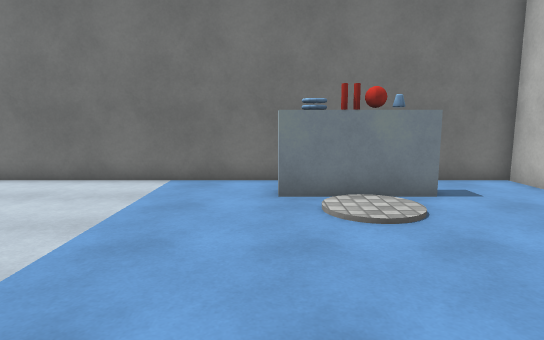
view 1 (above)

16 first-person views from a walk through a 3-D level made in the Unity game engine. The camera is 1.5 m above the floor, tilts 8° down and sees 75° across. The floor is counted in squares, 0.85 m on a side. Each view is taken from the middle of a square. On the plan, view 1 faces up. The plan holds only what a view shows up to about 17 squares ahead; the rest is blank. The player character is not drawn. Surface patterns are stand-ins for the level's own textures.

view 2
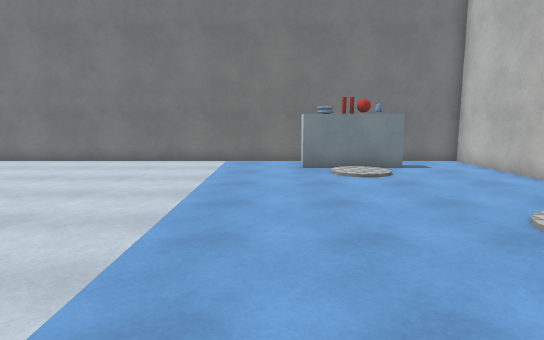

view 3
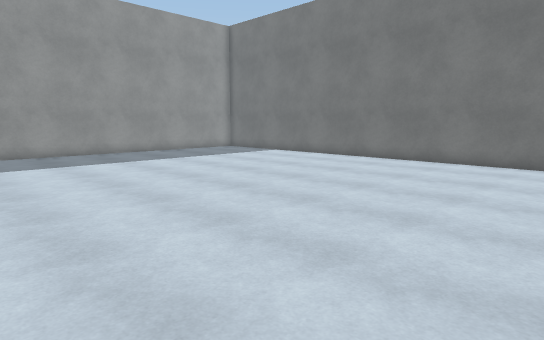

view 4
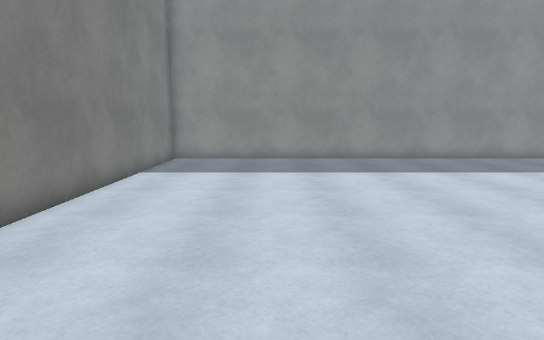

view 5
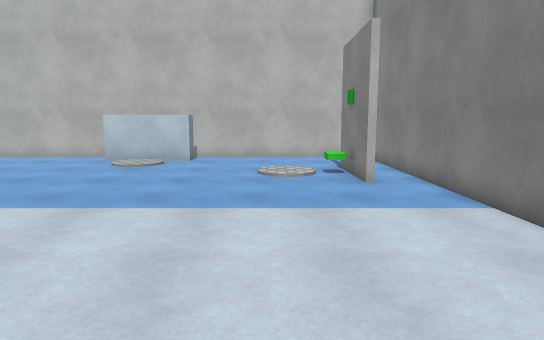

view 6
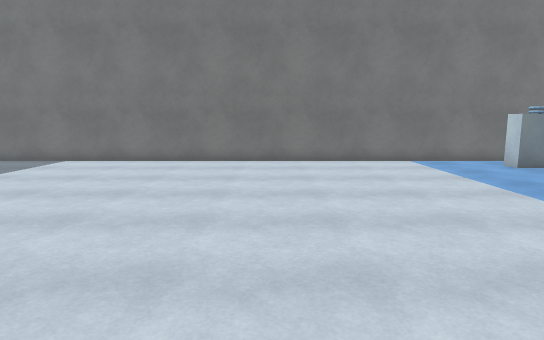

view 7
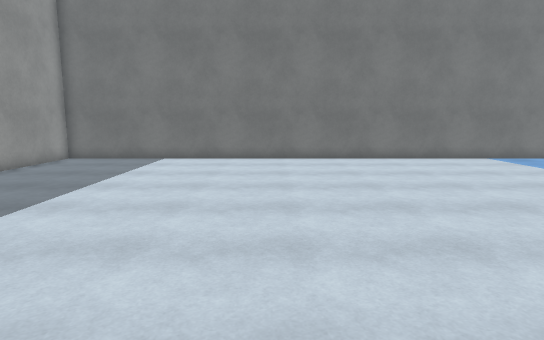

view 8
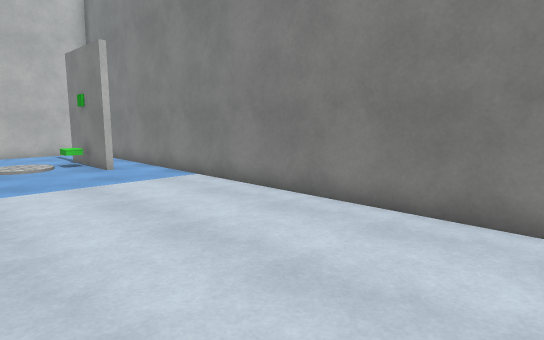

view 9
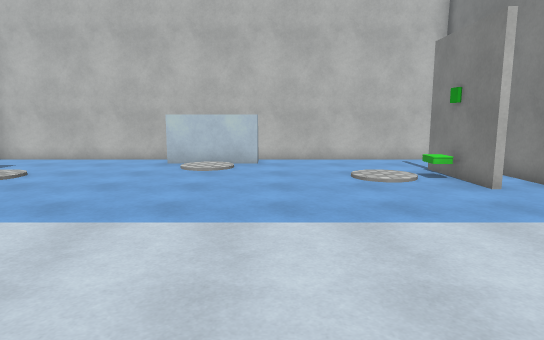

view 10
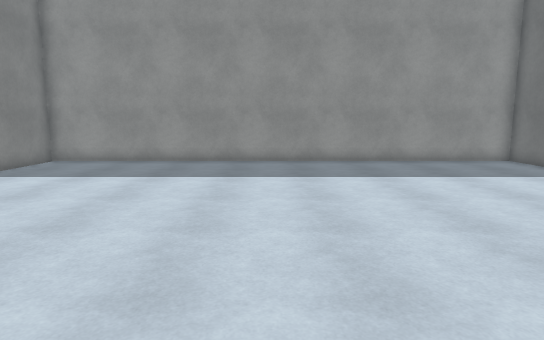

view 11
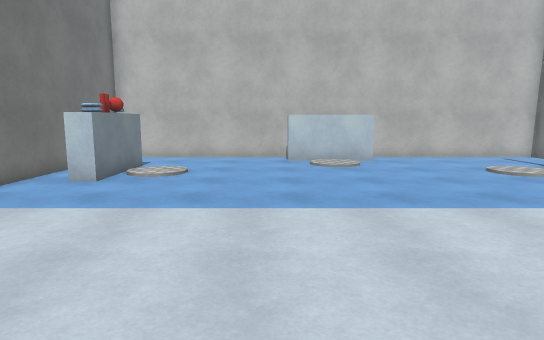

view 12
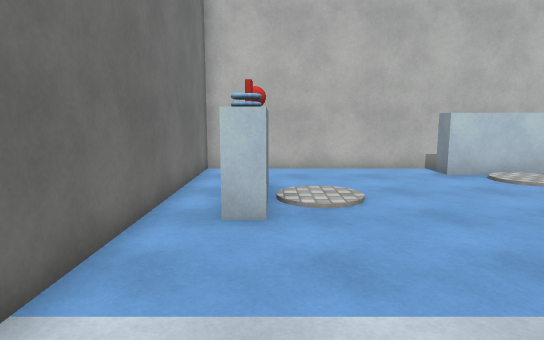

view 13
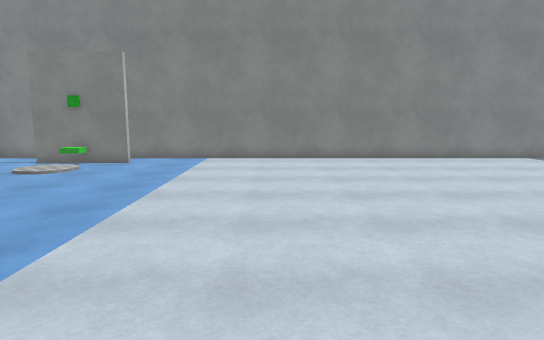

view 14
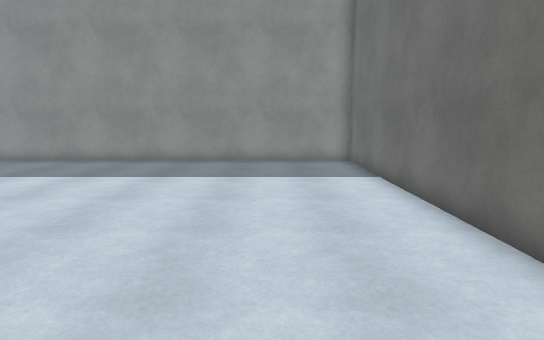

view 15
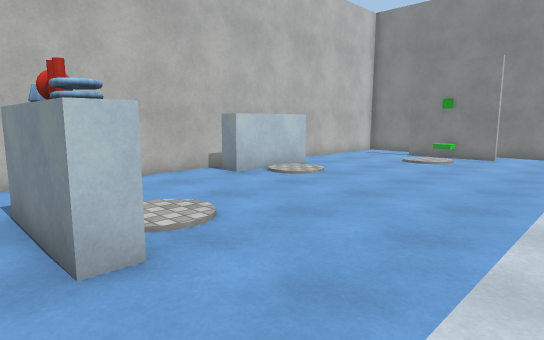

view 16
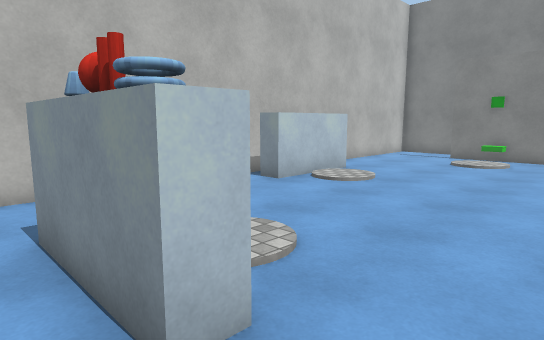

### Floor plan
Points are (right, up) in squares from view 1. A wall is a line through its corners. A room is listed if a view was taken in it or the views show most of it. See-through windows are left out.
Room 1 (views 1, 2, 3, 4, 5, 6, 7, 8, 9, 10, 11, 12, 13, 14, 15, 16)
walls: (0.1, 8.4) (0.1, 8.9) (3.9, 8.9); (-0.1, -7.7) (3.9, -7.7); (3.9, 8.1) (2.4, 8.1); (6.2, -1.4) (5.4, -1.4) (5.4, 2.3) (6.2, 2.3); (7.1, 1.5) (7.1, 10.4) (-22.4, 10.4) (-22.4, -9.6) (7.1, -9.6) (7.1, -1.1)
objects: other object (1, 8); other object (2, -7); other object (2, 8)

Where each view was taken, in squares from view 1:
view 1: 0 up, 0 right, facing up
view 2: 5 down, 1 left, facing up
view 3: 5 down, 3 left, facing up-left
view 4: 5 down, 6 left, facing left
view 5: 5 down, 10 left, facing right
view 6: 5 down, 9 left, facing up
view 7: 6 down, 13 left, facing up
view 8: 3 down, 13 left, facing down-right
view 9: 2 down, 9 left, facing right
view 10: 0 up, 7 left, facing left
view 11: 3 up, 10 left, facing right
view 12: 8 up, 6 left, facing right
view 13: 7 up, 6 left, facing down
view 14: 7 up, 7 left, facing left
view 15: 10 up, 4 left, facing down-right
view 16: 10 up, 2 left, facing down-right
